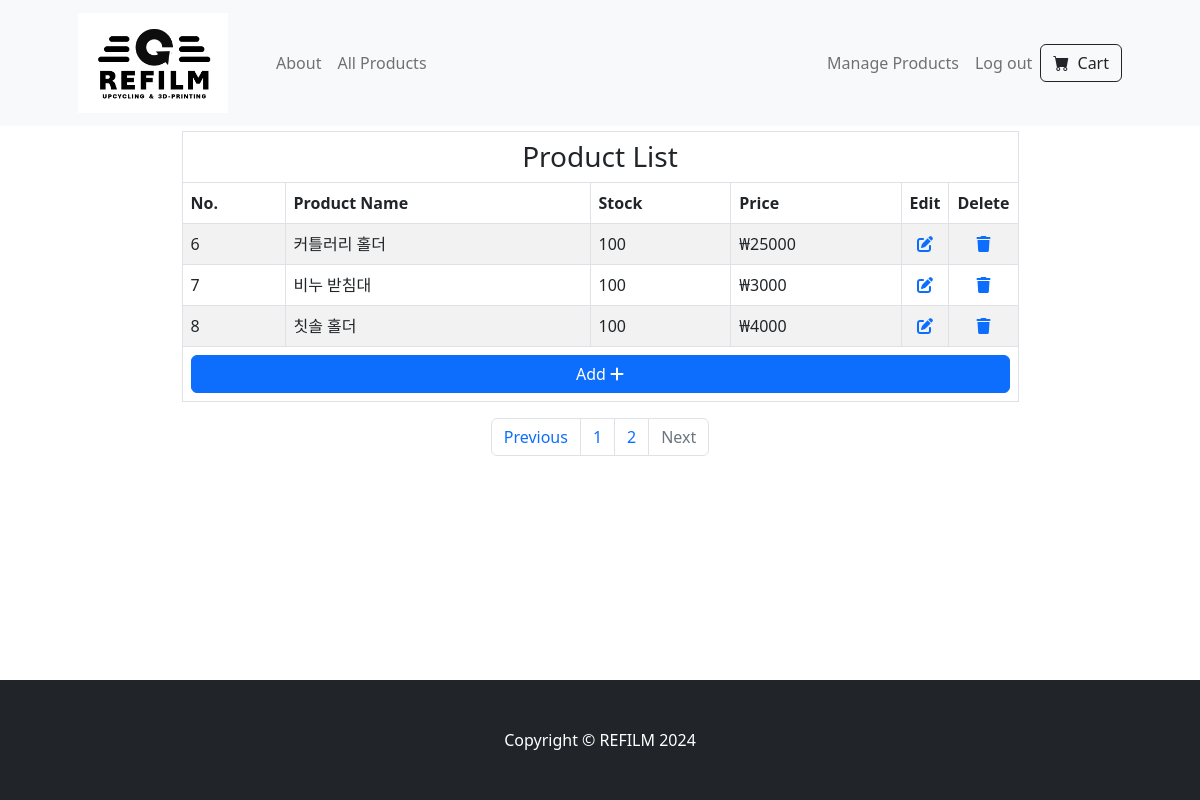
Screenshot of /manage?page=2 (signed in) with the database file from the repository.
### tables this page shows
CREATE TABLE products (id INTEGER PRIMARY KEY AUTOINCREMENT NOT NULL, productname TEXT NOT NULL, quantity INTEGER NOT NULL, price INTEGER NOT NULL, image_extension TEXT, description TEXT);

### app.py (the view)
@app.route('/manage')
@login_required
def manage():
    all_product_length = len(db.execute("SELECT * FROM products"))
    page = int(request.args.get('page', 1))
    start = (page - 1) * PER_PAGE_MANAGE
    data, length = get_page_data(start, PER_PAGE_MANAGE)
    products = []
    for i in range(length):
        products.append({"index": i + 1 + start, "product_name": data[i]["productname"], "quantity": data[i]["quantity"], "price": data[i]["price"], "product_id":int(data[i]["id"])})
    pagination_links = make_pagination_link(all_product_length, PER_PAGE_MANAGE, 'manage')
    return render_template("manage.html", products=products, pagination_links=pagination_links, page=page)

### helpers.py (called while the page is built)
def login_required(f):
    @wraps(f)
    def decorated_function(*args, **kwargs):
        if session.get("user_id") is None:
            return redirect("/login")
        return f(*args, **kwargs)
    return decorated_function

def get_page_data(start, per_page_number):
    data = db.execute("SELECT * FROM products ORDER BY id desc LIMIT ? OFFSET ?", per_page_number, start)
    length = len(data)
    return data, length

def make_pagination_link(length, per_page_number, query_string):
    pagination_links = []
    total_pages = (length // per_page_number) + (length % per_page_number > 0)
    for num in range(1, total_pages + 1):
        link = url_for(f'{query_string}', page=num)  # Generate URL for each page
        pagination_links.append(link)
    return pagination_links

### templates/manage.html (shortened to what this page needs)
{% extends "layout.html" %}
{% block content %}
    <div class="container">
        <table class="table table-striped table-bordered mx-auto" style="width : 75%; height:fit-content; margin-top: 5px">
            <thead>
                <tr>
                    <th colspan="6" class="text-center h3">Product List</th>
                </tr>
                <tr>
                    <th>No.</th>
                    <th>Product Name</th>
                    <th>Stock</th>
                    <th>Price</th>
                    <th style="width:5%; text-align:center">Edit</th>
                    <th style="width:5%; text-align:center">Delete</th>
                </tr>
            </thead>
            <tbody>
                {% for product in products %}
                    <tr>
                        <td>{{ product.index }}</td>
                        <td>{{ product.product_name }}</td>
                        <td>{{ product.quantity }}</td>
                        <td>₩{{ product.price }}</td>
                        <td style="text-align:center"><a href="edit/{{ product.product_id }}"><i class="fa-solid fa-pen-to-square"></i></a></td>
                        <td style="text-align:center"><a href="delete/{{ product.product_id }}"><i class="fa-solid fa-trash"></i></a></td>
                    </tr>
                {% endfor %}
                <tr>
                    <th colspan="6"><a href="/add" class="btn btn-primary" style="width:100%; height:100%">Add <i class="fa-solid fa-plus"></i></a>  </th>
                </tr>
            </tbody>
        </table>
        <nav aria-label="Page navigation">
            <ul class="pagination justify-content-center">
                {% if page == 1 %}
                    <li class="page-item disabled">
                        <a class="page-link">Previous</a>
                    </li>
                {% else %}
                    <li class="page-item">
                        <a class="page-link" href="{{ url_for('manage', page=page-1) }}">Previous</a>
                    </li>
                {% endif %}
                {% for link in pagination_links %}
                    <li class="page-item">
                        <a class="page-link" href="{{ link }}">{{ loop.index }}</a>
                    </li>
                {% endfor %}
                {% if page >= pagination_links|length %}
                    <li class="page-item disabled">
                        <a class="page-link">Next</a>
                    </li>
                {% else %}
                    <li class="page-item">
                        <a class="page-link" href="{{ url_for('manage', page= page + 1) }}">Next</a>
                    </li>
                {% endif %}
            </ul>
        </nav>
    </div>
{% endblock %}

### rows the page displays
products: index "6", product_name "커틀러리 홀더", quantity "100", price "25000"
products: index "7", product_name "비누 받침대", quantity "100", price "3000"
products: index "8", product_name "칫솔 홀더", quantity "100", price "4000"
